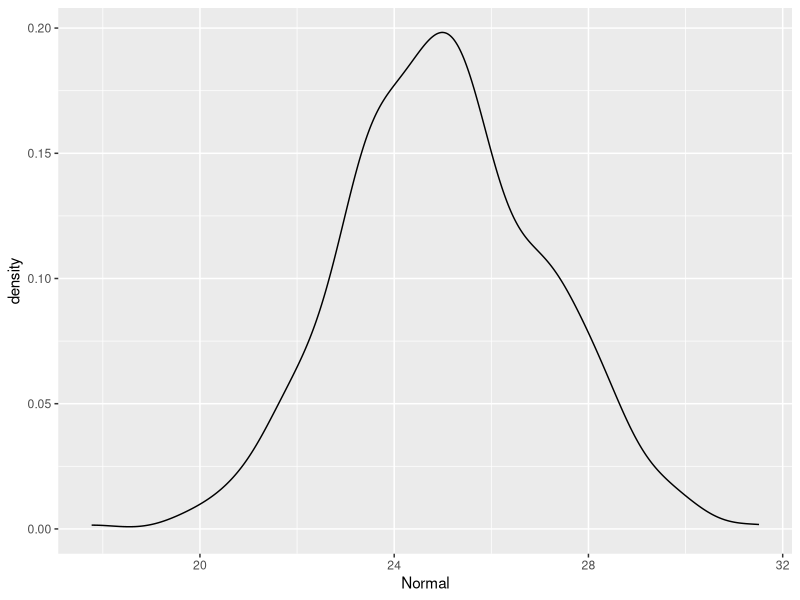
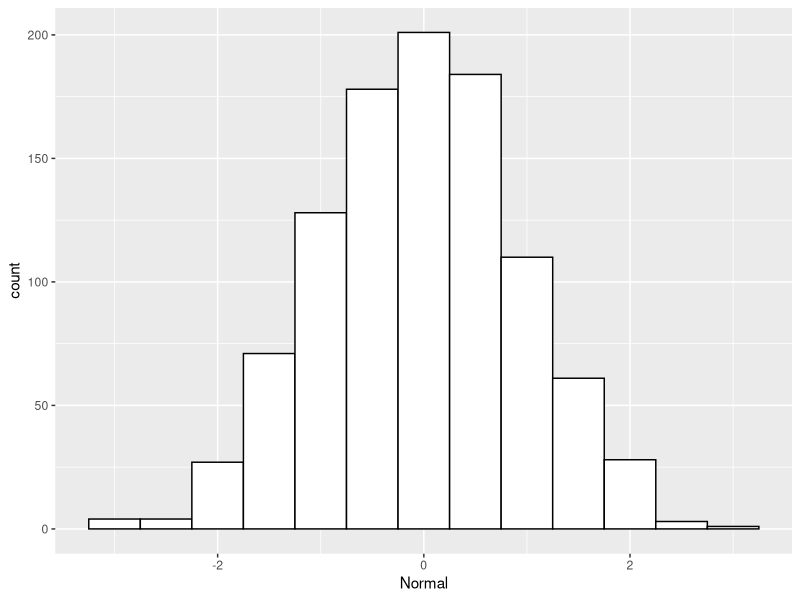
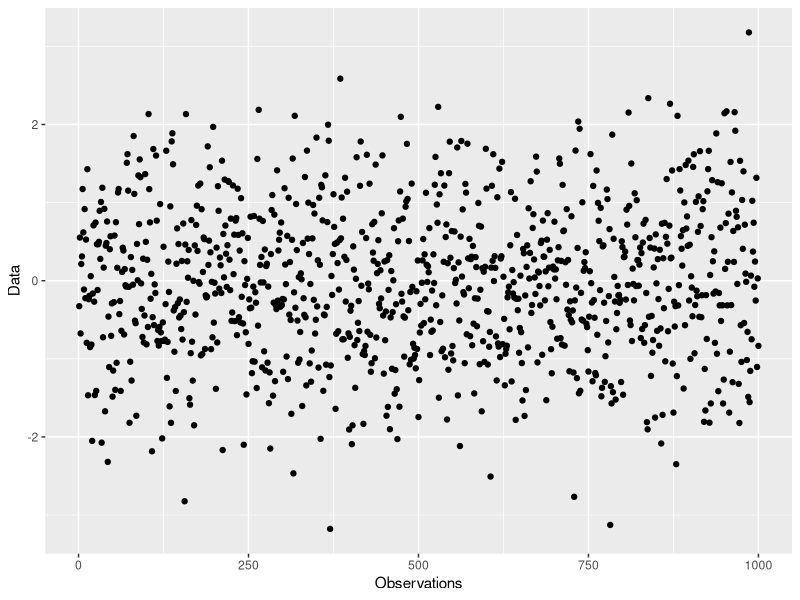
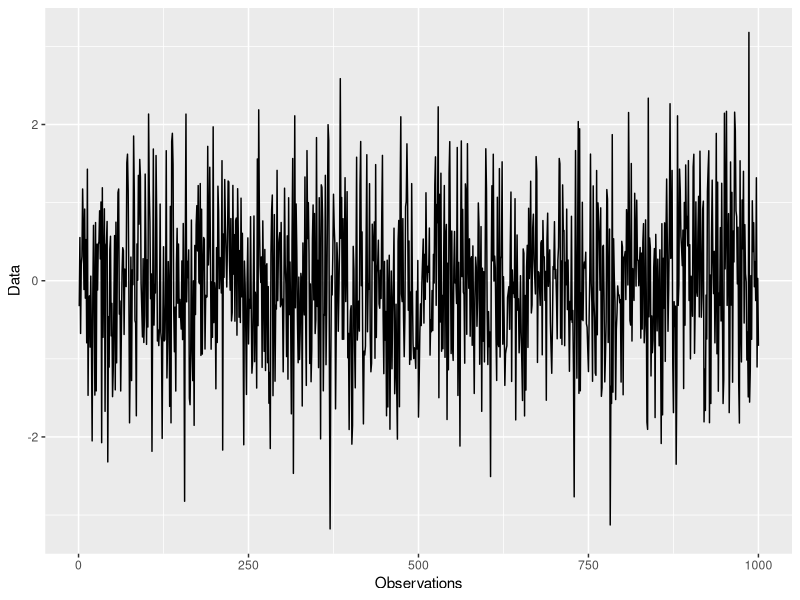
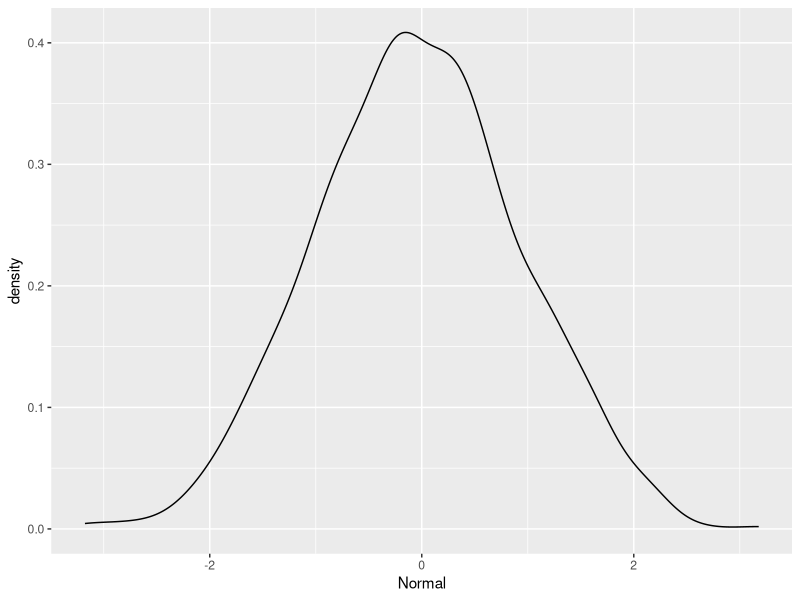
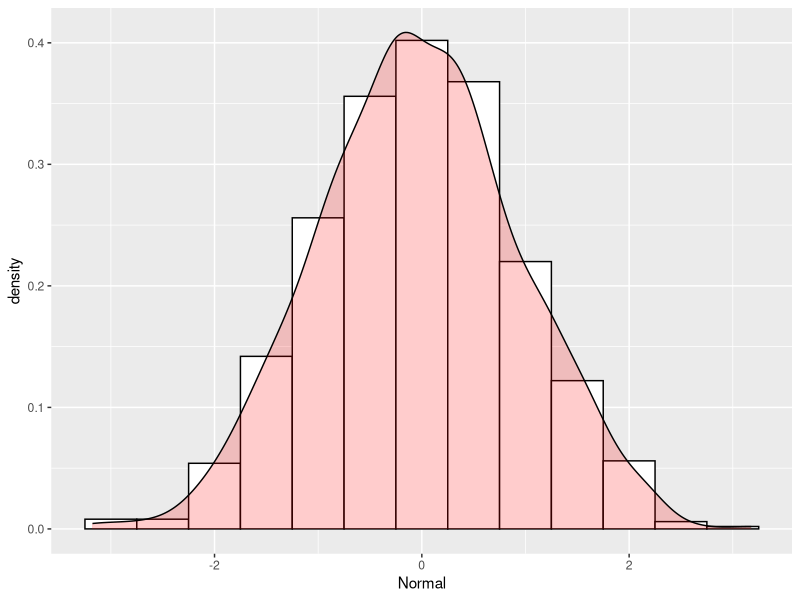
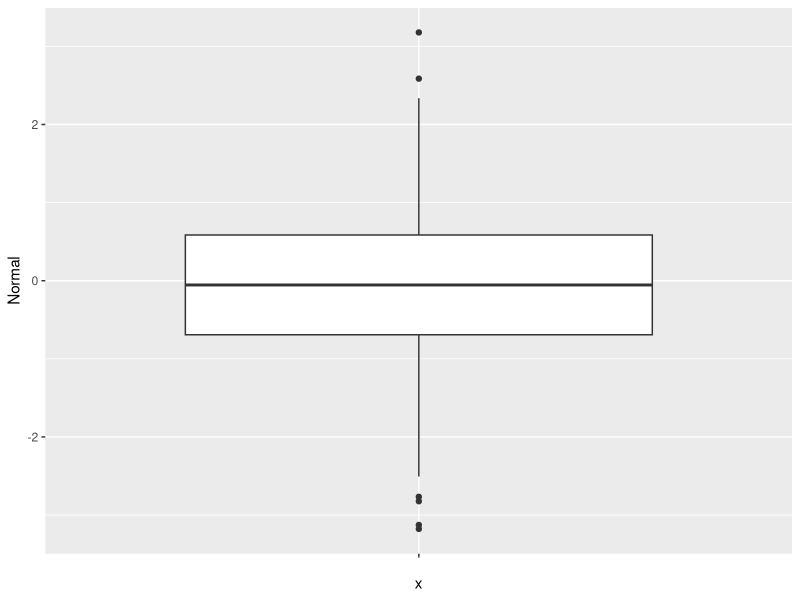
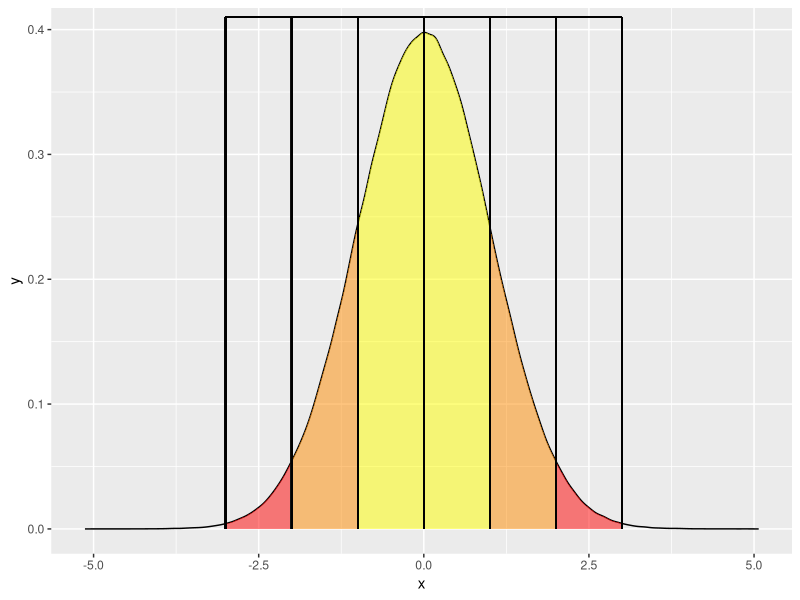

The R script that drew these images, in order:
########################################################################################################################################

# Created by: Prof. Valdecy Pereira, D.Sc.
# UFF - Universidade Federal Fluminense (Brazil)
# email:  valdecypereira@yahoo.com.br
# Course: Multivariate Data Analysis
# Lesson: Descriptive Statistics with R
# Citation: 
# PEREIRA, V. (2016). Project: Multivariate Data Analysis, File: R-MVDA-Descriptive.R, GitHub repository: <https://github.com/Valdecy/Multivariate_Data_Analysis>

########################################################################################################################################

# Numeric Vector
a <- c(1, 3.33, 8.87, 6, -2, 7)
# To retrieve the elements of vector use [ ]
a [ c (2,4) ]  
a [ c (1:4) ]  
# Character (String) Vector
b <- c("alpha", "bravo")
# Logical Vector
c <- c(TRUE, TRUE, TRUE, FALSE, TRUE, FALSE)  # or #  c <- c (T, T, T, F, T, F)
length(a) 
names(a)  <- c("A", "B", "C", "D", "E", "F")
# Matrix 5 x 4 (5 rows and 4 columns) with a sequence of numbers from 1 to 20.
matrix(1:20, nrow = 5, ncol = 4, byrow = FALSE)
matrix(1:20, nrow = 5, ncol = 4, byrow = TRUE)
# Another example
my_matrix <- matrix(c(1, 2, 3, 4), nrow = 2, ncol = 2, byrow = TRUE)
rownames(my_matrix) <- c ("1st_row", "2nd_row")
colnames(my_matrix) <- c ("column_A", "column_B")
my_matrix[2,1] 
length(my_matrix) 
dim(my_matrix) 
my_matrix[ -1,  ]     
my_matrix <- cbind(my_matrix, c(5, 6)) 
colnames(my_matrix)[ 3 ] <- c("column_C")    
my_matrix <- rbind(my_matrix, c(7, 8, 9)) 
rownames(my_matrix)[ 3 ] <- c("3rd_row")
my_data_frame <- data.frame (c (1, 2, 3, 4), c ("one", "two", "five", "ten"), c (T, T, T, T))
colnames(my_data_frame) <- c("A", "B", "C") 
rownames(my_data_frame) <- c("r1", "r2", "r3", "r4") 
# my_data_frame [ ,1] ; my_data_frame$A  or my_data_frame["A"] returns the values from the first column
my_list <- list(my_matrix, my_data_frame, b)
my_list[[2]]
my_list[[2]][1]
# Strings are converted automatically in factors
factor(c("small", "medium", "large"), levels = c("small", "medium", "large"))
# Orders are created from the lowest to the greater attribute.
ordered(c("small", "medium", "large"), levels = c("small", "medium", "large"))
# For
for (i in 1:3){
print(i)
}
# If-then-else
x <- 0
if (x < 0) {
print("Negative number")
} else if (x > 0) {
print("Positive number")
} else
   print("Zero")
# While
x <- 1
while(x < 5) {
x <- x + 1 
print(x)
}
# Arithmetic mean for dataset that holds a sequence from 1 to 100
sum(1:100)/length(seq(1:100))
mean(x = 1:100) # mean(1:100)  also works!
# Weighted mean for dataset in the example
weighted.mean(x = c(80, 90, 96), w = c(0.3, 0.3, 0.4))
# Trimmed mean for data set that holds a sequence from 1 to 100 and the value 5897 as an outlier
mean(x = c(1:100, 5897))
mean(x = c(1:100, 5897), trim = 0.10) # Both sides are trimmed
mean(x = 2:100) # This is the same as reducing de data from 2 to 100
# Median
median(x = c(3, 7, 5, 5, 1, 9, 15, 13, 17, 13, 17))
# Mode
mode_table <- table(c(3, 7, 5, 5, 1, 9, 15, 13, 17, 13, 17))
names(mode_table)[mode_table  == max(mode_table)]
# Variance
var(c(2, 4, 6, 8, 10))
# Standart Deviation
sd(c(2, 4, 6, 8, 10))
# Generate a data set with 1000 observations with mean 0 and standart deviation 1.
set.seed(101)
n_data <- as.data.frame(rnorm(1000, 0, 1))  # or n_data <- as.data.frame(rnorm(n = 1000, mean = 0, sd = 1))
# Central Limit Theorem
cl <- data.frame(runif(500)) 
for (i in 1:50) {
cl[ , i] <- data.frame(runif(500)) 
}
cl$Sum <- rowSums(cl)
library("ggplot2")
ggplot(data = cl, aes( x = Sum)) + geom_density() + xlab("Normal")
# histogram
library("ggplot2")
ggplot(data = n_data, aes( x = n_data[,1])) + geom_histogram(binwidth = 0.5, colour = "black", fill = "white") + xlab("Normal")
# scatter plot
library("ggplot2")
ggplot(data = n_data, aes( x = 1:1000, y = n_data[,1])) + geom_point() + xlab("Observations") + ylab("Data")
# line plot
library("ggplot2")
ggplot(data = n_data, aes( x = 1:1000, y = n_data[,1])) + geom_line() + xlab("Observations") + ylab("Data")
# density curve
ggplot(data = n_data, aes( x = n_data[,1])) + geom_density() + xlab("Normal")
# both curves
ggplot(data =  n_data, aes( x = n_data[,1])) + geom_histogram(aes(y = ..density.. ), binwidth= 0.5, colour = "black", fill = "white") + geom_density(alpha = 0.2, fill = "red") + xlab("Normal")
# box plot
ggplot(data = n_data, aes(x = " ", y = n_data[ ,1])) + geom_boxplot() + ylab("Normal")
# Q1 - 1.5IQR, Q1, Q2, Q3, Q3 + 1.5IQR
boxplot.stats(n_data[,1])$stats
# Normal Plot
set.seed(101)
n_data <- as.data.frame(rnorm(900000, 0, 1)) 
density_n_data <- density(n_data[ , 1])
df_d <- data.frame(density_n_data$x, density_n_data$y)
colnames(df_d ) <- c ("x", "y")
ggplot(data =  df_d, aes( x = x , y = y)) + geom_line() + geom_ribbon(data = subset(df_d, x >= -1 & x <= 1), aes( ymax = y), ymin = 0, fill= "yellow", colour = NA,  alpha=0.5) + geom_ribbon(data = subset(df_d, x >= -2 & x < -1), aes( ymax = y), ymin = 0, fill = "darkorange", colour = NA,  alpha = 0.5) + geom_ribbon(data = subset(df_d, x >= 1 & x < 2), aes( ymax = y), ymin = 0, fill = "darkorange", colour = NA,  alpha=0.5) + geom_ribbon(data = subset(df_d, x >= -3 & x < -2), aes( ymax = y), ymin = 0, fill = "red", colour = NA,  alpha=0.5) + geom_ribbon(data = subset(df_d, x >= 2 & x < 3), aes( ymax = y), ymin = 0, fill = "red", colour = NA,  alpha=0.5) + geom_segment(data = df_d , x = -3, y = 0.41, xend = 3, yend = 0.41) + geom_segment(data = df_d , x = -3, y = 0, xend = -3, yend = 0.41) + geom_segment(data = df_d , x = -2, y = 0, xend = -2, yend = 0.41) + geom_segment(data = df_d , x = -1, y = 0, xend = -1, yend = 0.41) + geom_segment(data = df_d , x = 0, y = 0, xend = 0, yend = 0.41) + geom_segment(data = df_d , x = 1, y = 0, xend = 1, yend = 0.41) + geom_segment(data = df_d , x = 2, y = 0, xend = 2, yend = 0.41) + geom_segment(data = df_d , x = 3, y = 0, xend = 3, yend = 0.41) + xlab("x") + ylab("y")
library(e1071) 
skewness(n_data[ ,1])
library(e1071) 
kurtosis(n_data[ ,1])
# R Shapiro-Wilk test supports up to 5000 observations
#shapiro.test() 
# The KS test needs a reference distribution y.
set.seed(101)
n_data <- as.data.frame(rnorm(900000, 0, 1))
r_data <- as.data.frame(runif(900000))
ks.test(x = r_data[,1], y = n_data[,1])